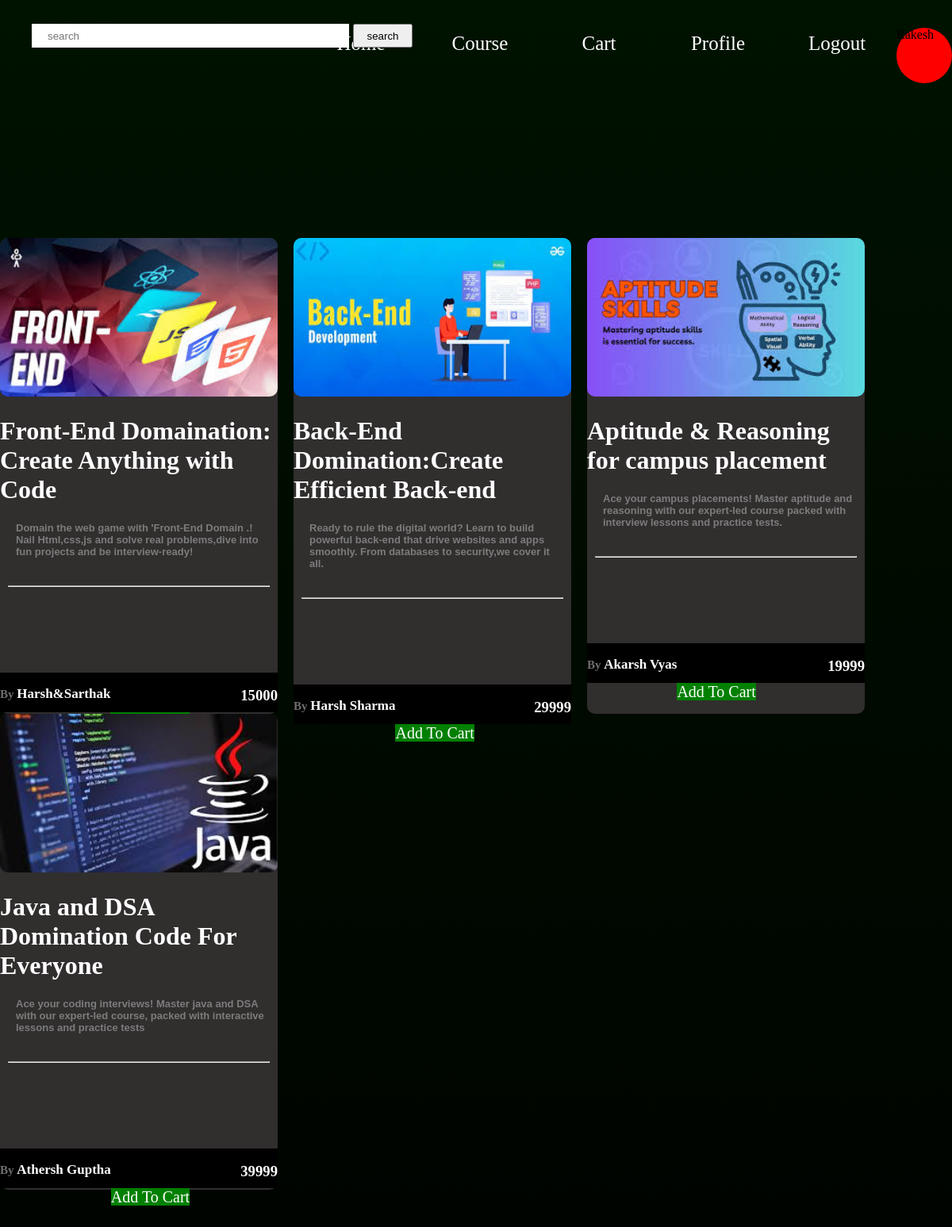
/course/ (signed in), run on the app's committed database.
### myapp/models.py (models this page shows)
class course(models.Model):
    image=models.ImageField(upload_to='image/')
    coursename=models.CharField(max_length=50)
    description=models.TextField()
    price=models.IntegerField()
    auther=models.CharField(max_length=25)

### myapp/views.py (the view)
# urls.py: path('course/',course_view,name="course"),
@login_required(login_url='login')
def course_view(request):
    data=course.objects.all()
    return render(request,"course_view.html",{'data':data})

### template/course_view.html (shortened to what this page needs)
{% load static %}
<!DOCTYPE html>
<html lang="en">
<head>
    <link rel="stylesheet" href="{% static 'css/course_view.css' %}">
</head>
<body>
    <div id="content">
        <div id="child">
        <form action="{% url 'search' %}" role="search" style="margin: 0px;padding: 0px;">
            <input type="search" name="q" id="search" placeholder="search" style="margin-bottom: 10px;"><button type="submit" id="search_btn">search</button>
        </form>
        <div id='profile'>{{user}}</div>
        <button><a href="{% url 'logout' %}">Logout</a></button>
        <button><a href="{% url 'profile'  %}">Profile</a></button>
        <button><a href="{% url 'viewcart' %}">Cart</a></button>
        <button>Course</button>
        <button><a href="{% url 'getdata'  %}">Home</a></button>
        </div>
    </div>
       {% for i in data %}
       <a href="#">
       <div id="contain" class="container">
        <img src="{{ i.image.url }}" alt="" class="container">
        <h1 class="head" style="width: 100%;;">{{ i.coursename }}</h1>
        <h1 class="hed">{{ i.description }}</h1>
        <br>
        <hr>
        <div class="div1" style="height: 50px;"></div>
        <div class="div2"><h3 id="h">{{i.auther}}</h3><h3 id="h1">{{i.price}}</h3>
        </div>
        <a href="{% url 'addcart' i.id %}" id="add">Add To Cart</a>
        </div>
       </a>
        {% endfor %}
</body>
</html>

### static/css/course_view.css (style rules this page uses)
body { margin-left: 30px; margin-top: 40px; background-image: linear-gradient(rgb(0, 18, 0),black); float: left; width: 100%; height: 2000px; }
#contain { width: 350px; height: 600px; background-color:rgba(50, 47, 47, 0.989); float: left; margin-right: 20px; }
.container { border-radius: 10px; }
.hed { margin-left: 20px; margin-right:10px; font-size: 13px; color:rgb(124, 124, 124); font-family:'Franklin Gothic Medium', 'Arial Narrow', Arial, sans-serif; }
hr { background-color: rgb(124,124,124); margin-left: 10px; margin-right: 10px; }
.div1 { height: 100px; }
.div2 { width: 100%; height: 50px; background-color: black; margin-top: 50px; color: white; }
#h { font-size: 17px; float: left; padding-bottom: 10px; }
#h::before { content: "By "; color: rgb(112, 110, 108); font-size: 15px; width: fit-content; }
#h1 { float: right; width: fit-content; }
#content { width: 100%; height: 300px; }
#child>button { width: 150px; height: 50px; color: white; background-color:transparent; border: none; float: right; font-size: 25px; font-family: 'Times New Roman', Times, serif; }
#child { width: 100%; float: right; position:absolute; }
a { color: white; text-decoration: none; margin-top: -10px; }

### template/course_view.html (style rules this page uses)
body { margin: 0px; }
img { width: 100%; height: 200px; }
#add { background-color: green; color:white; width:50px; height: 50px; font-size: 20px; }
#search { width: 400px; height: 30px; margin-left: 40px; margin-top: 30px; padding-left: 20px; border: none; }
#search_btn { width: 75px; height: 30px; margin-left: 5px; }
button>a { margin-top: -25px; margin-bottom: 10px; padding-top: -20px; }
#child>button { margin-top: -40px; }
#profile { width: 70px; height: 70px; float: right; background-color: red; border-radius: 50%; margin-top: -35px; }

### data on the page
course: image (picture), coursename "Front-End Domaination: Create Anything with Code", description "Domain the web game with 'Front-End Domain .! Nail Html,css,js and solve real problems,dive into fun projects and be interview-ready!", auther "Harsh&Sarthak", price "15000"
course: image (picture), coursename "Back-End Domination:Create Efficient Back-end", description "Ready to rule the digital world? Learn to build powerful back-end that drive websites and apps smoothly. From databases to security,we cover it all.", auther "Harsh Sharma", price "29999"
course: image (picture), coursename "Aptitude & Reasoning for campus placement", description "Ace your campus placements! Master aptitude and reasoning with our expert-led course packed with interview lessons and practice tests.", auther "Akarsh Vyas", price "19999"
course: image (picture), coursename "Java and DSA Domination Code For Everyone", description "Ace your coding interviews! Master java and DSA with our expert-led course, packed with interactive lessons and practice tests", auther "Athersh Guptha", price "39999"

### other printed values
{{ user }} "Rakesh"
